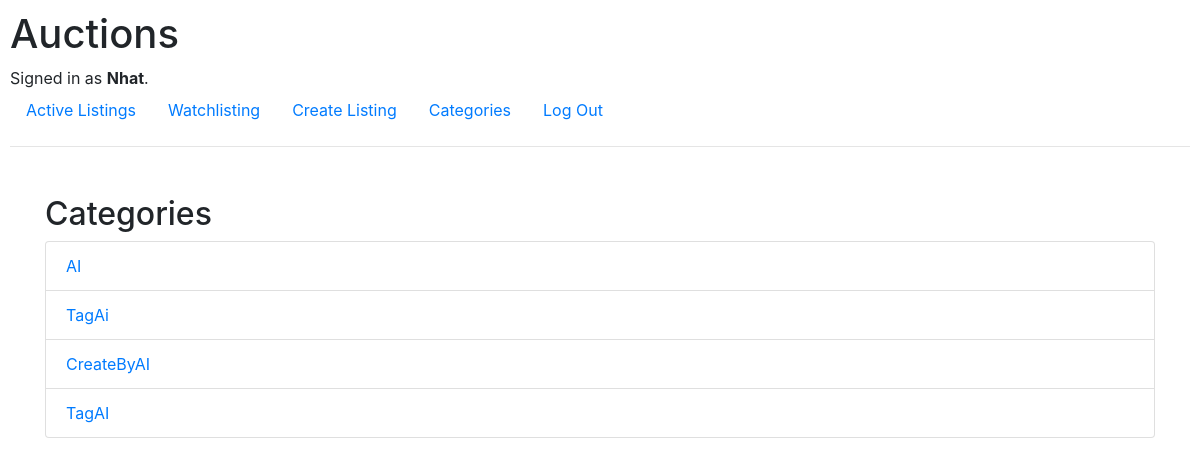
Page /categories/ (signed in) on the committed database.
### auctions/models.py (models this page shows, shortened)
class User(AbstractUser):
    pass

class Category(models.Model):
    name = models.CharField(max_length=64)

### auctions/views.py (the view)
# urls.py: path("categories/", views.categories, name="categories"),
def categories(request):
    categories = Category.objects.all().distinct()
    return render(request, "auctions/categories.html", {
        "categories": categories
    })

### auctions/templates/auctions/categories.html
{% extends "auctions/layout.html" %}
{% block body %}
<div class="container mt-5">
    <h2>Categories</h2>
    <ul class="list-group">
        {% for category in categories %}
            <li class="list-group-item">
                <a href="{% url 'category_listings' category.name %}">{{ category.name }}</a>
            </li>
        {% endfor %}
    </ul>
</div>
{% endblock %}

### auctions/templates/auctions/layout.html (shortened to what this page needs)
{% load static %}
<!DOCTYPE html>
<html lang="en">
    <head>
        <link rel="stylesheet" href="https://stackpath.bootstrapcdn.com/bootstrap/4.4.1/css/bootstrap.min.css">
        <link href="{% static 'auctions/styles.css' %}" rel="stylesheet">
    </head>
    <body>
        <h1>Auctions</h1>
        <div>
            {% if user.is_authenticated %}
                Signed in as <strong>{{ user.username }}</strong>.
            {% else %}
                Not signed in.
            {% endif %}
        </div>
        <ul class="nav">
            <li class="nav-item">
                <a class="nav-link" href="{% url 'index' %}">Active Listings</a>
            </li>
            {% if user.is_authenticated %}
                <li class="nav-item">
                    <a class="nav-link" href="{% url 'watchlisting' %}">Watchlisting</a>
                </li>
                <li class="nav-item">
                    <a class="nav-link" href="{% url 'create_listing' %}">Create Listing</a>
                </li>
                <li class="nav-item">
                    <a class="nav-link" href="{% url 'categories' %}">Categories</a>
                </li>
                <li class="nav-item">
                    <a class="nav-link" href="{% url 'logout' %}">Log Out</a>
                </li>
            {% endif %}
        </ul>
        <hr>
        {% block body %}
        {% endblock %}
    </body>
</html>

### auctions/static/auctions/styles.css (style rules this page uses)
body { padding: 10px; }

### rows in the picture
User: username "Nhat"
Category: name "AI"
Category: name "TagAi"
Category: name "CreateByAI"
Category: name "TagAI"
